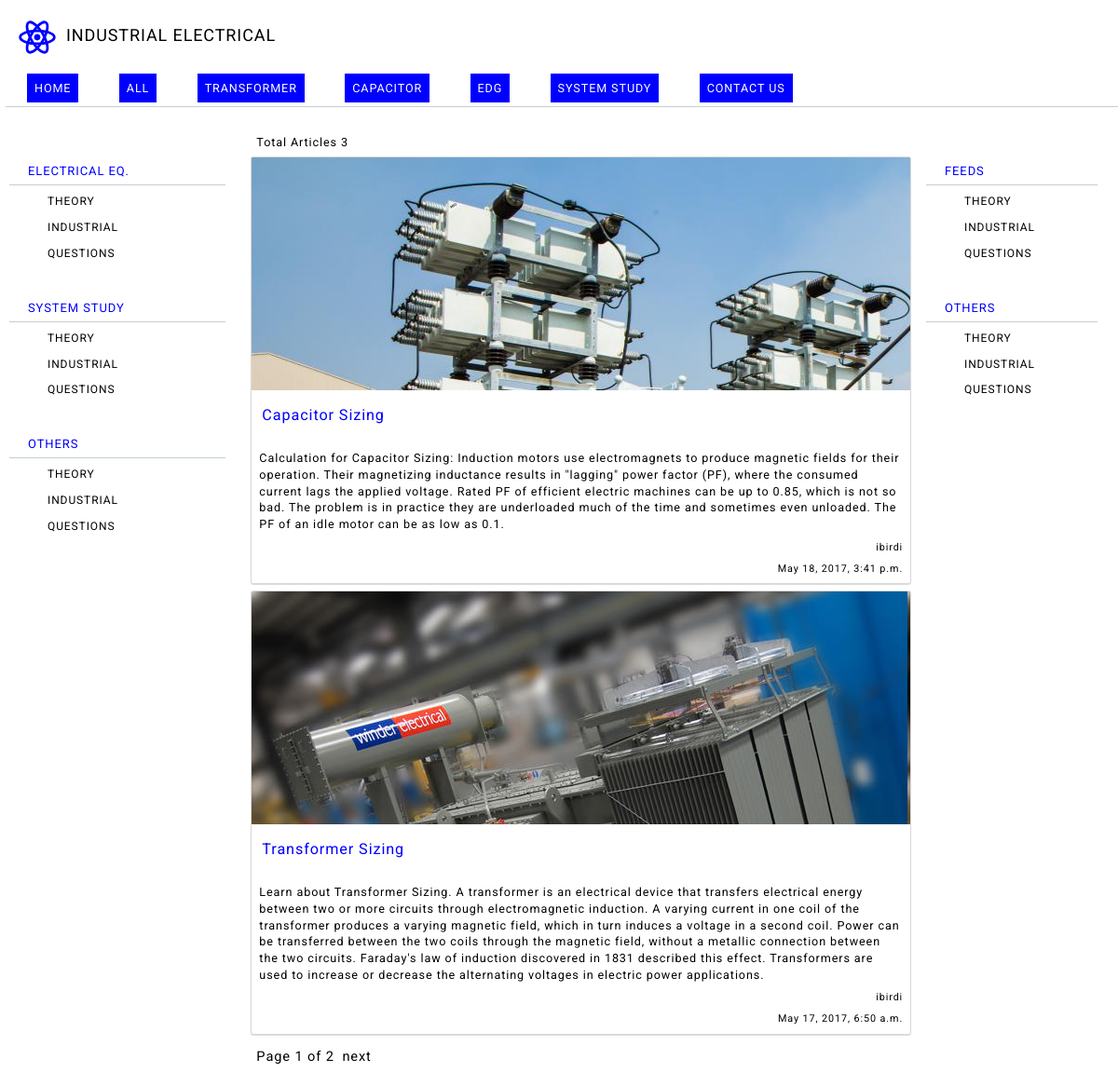
The page / on the database its author committed.
### articles/models.py (models this page shows, shortened)
class Articles(models.Model):
	title = models.CharField(max_length=120)
	content = models.TextField()
	auther = models.CharField(max_length=120, default='ibirdi')
	path = models.CharField(max_length=120, default='icharan')
	imgpath = models.CharField(max_length=120, default='icharan')
	topic = models.CharField(max_length=120, default='Transformer')
	updated = models.DateTimeField(auto_now=True, auto_now_add=False)
	timestamp = models.DateTimeField(auto_now=False, auto_now_add=True)
	class Meta:
		ordering = ["-timestamp", "-updated"]

### articles/views.py (the view)
# urls.py: url(r'^$', views.index, name='index'),
def index(request):
	total = Articles.objects.all().count()
	articles = Articles.objects.all()
	paginator = Paginator(articles, 2) # Show 25 contacts per page
	page = request.GET.get('page')
	try:
		latest_articles = paginator.page(page)
	except PageNotAnInteger:
		latest_articles = paginator.page(1)
	except EmptyPage:
		latest_articles = paginator.page(paginator.num_pages)
	context = {'latest_articles': latest_articles, 'total': total, 'latest_articles': latest_articles}
	return render(request, 'index.html', context)

### articles/templates/index.html (shortened to what this page needs)
{% extends "base.html" %}
{% block content %}
<p>Total Articles {{ total }}</p>
    {% if latest_articles %}
    		{% for articles in latest_articles %}
                <div id="outer">
                    <div id="img" style="height: 250px; background-image: url('{{ articles.imgpath }}');">
                    </div>
                    <div>
                        <p id="title"> <a href="{% url articles.path %}"> {{ articles.title }} </a></p>
                        <p>{{ articles.content }}</p>
                        <p class="date">{{ articles.auther }}</p>
                        <p class="date">{{ articles.updated }}</p>
                    </div>
                </div>
    		{% endfor %}
    {% else %}
    	<p>No Articles is there.</p>
    {% endif %}
            <div class="pagination">
                <span class="step-links">
                <span class="current">
                    Page {{ latest_articles.number }} of {{ latest_articles.paginator.num_pages }}
                </span>
                    {% if latest_articles.has_next %}
                        <a href="?page={{ latest_articles.next_page_number }}">next</a>
                    {% endif %}
                </span>
            </div>
{% endblock %}

### articles/templates/base.html (shortened to what this page needs)
<!DOCTYPE html>
<html>
<head>
	<link rel="stylesheet" type="text/css" href="/static/articles/css/normalize.css">
	<link rel="stylesheet" type="text/css" href="/static/articles/css/index.css">
	<link rel="stylesheet" type="text/css" href="/static/articles/css/base.css">
</head>
<body>
	<div id="header">
		<div>
			<div style="width: 100%; height: auto; margin: 0;">
				<a href="http://127.0.0.1:8000" id="logo">
					<span align="auto">INDUSTRIAL ELECTRICAL </span>
				</a>
			</div>
		</div>
		<div class="top">
				<ul class="toplist">
					<li><a href="https://medium.com/">HOME</a></li>
					<li><a href="https://medium.com/">ALL</a></li>
					<li><a href="https://medium.com/">TRANSFORMER</a></li>
					<li><a href="https://medium.com/">CAPACITOR</a></li>
					<li><a href="https://medium.com/">EDG</a></li>
					<li><a href="https://medium.com/">SYSTEM STUDY</a></li>
					<li><a href="https://medium.com/">CONTACT US</a></li>
				</ul>
		</div>
	</div>
	<div class="home-container">
			<div id="leftbar">
				<div class="intro-holder">
						<div class="text_left">Electrical Eq.</div>
								<div class="div-category-text"><a href="http://127.0.0.1:8000/">Theory</a></div>
								<div class="div-category-text"><a href="http://127.0.0.1:8000/">Industrial</a></div>
								<div class="div-category-text"><a href="http://127.0.0.1:8000/">Questions</a></div>
				</div>
				<div class="intro-holder">
						<div class="text_left">System Study</div>
								<div class="div-category-text"><a href="http://127.0.0.1:8000/">Theory</a></div>
								<div class="div-category-text"><a href="http://127.0.0.1:8000/">Industrial</a></div>
								<div class="div-category-text"><a href="http://127.0.0.1:8000/">Questions</a></div>
				</div>
				<div class="intro-holder">
						<div class="text_left">Others</div>
								<div class="div-category-text"><a href="http://127.0.0.1:8000/">Theory</a></div>
								<div class="div-category-text"><a href="http://127.0.0.1:8000/">Industrial</a></div>
								<div class="div-category-text"><a href="http://127.0.0.1:8000/">Questions</a></div>
				</div>
			</div>
			<div id="middlebar">
				{% block content %}{% endblock %}
			</div>
			<div id="rightbar">
				<div class="intro-holder">
						<div class="text_left">Feeds</div>
								<div class="div-category-text"><a href="http://127.0.0.1:8000/admin/">Theory</a></div>
								<div class="div-category-text"><a href="http://127.0.0.1:8000/">Industrial</a></div>
								<div class="div-category-text"><a href="http://127.0.0.1:8000/">Questions</a></div>
				</div>
				<div class="intro-holder">
						<div class="text_left">Others</div>
								<div class="div-category-text"><a href="http://127.0.0.1:8000/">Theory</a></div>
								<div class="div-category-text"><a href="http://127.0.0.1:8000/">Industrial</a></div>
								<div class="div-category-text"><a href="http://127.0.0.1:8000/">Questions</a></div>
				</div>
			</div>
	</div>
</body>
</html>

### articles/static/articles/css/index.css (style rules this page uses)
#title { margin: 5px 5px 10px 5px; font-size: 1em; color: blue; font-style: bold; }
p { margin: 4px 4px; font-size: 0.7em; }
.date { font-size: 0.6em; text-align: right; }
#outer { width: 100%; border: 0.2px solid rgba(0, 0, 0, 0.15); margin: 0 0 7px 0; padding: 0; border-radius: 3px; box-shadow: 0 1px 1px 0 rgba(0, 0, 0, 0.15); //display: inline-block; }
#outer { background-size: contain; background-repeat: no-repeat; position: static; background-position: 50% 50%; }
#outer a { color: blue; margin: 5px 0px 10px 0px; display: inline-block; }
.pagination span, a { font-size: 0.9em; }

### articles/static/articles/css/base.css (style rules this page uses)
* { margin: 0px; padding: 2px; box-sizing: border-box; color: black; font-family: 'Roboto'; font-weight: 400; letter-spacing: 0.9px; line-height: 1.4em; }
body { margin: 0px; font-size: 18px; }
li { font-size: 1em; text-align: left; margin-bottom: 7px; }
html, body { height: auto; width: 100%; }
#header { position: fixed; background-color: white; width: 100%; }
.home-container { max-width: 100%; height: auto; margin-left: auto; margin-right: auto; margin-top: 130px; }
#leftbar { position: fixed; float: left; width: 20%; min-height: 100%; font-size: 0.9em; text-transform: uppercase; letter-spacing: 2px; text-align: left; margin-bottom: 15px; color: #aaaaaa; }
#middlebar { float: left; width: 60%; font-size: 1em; letter-spacing: 2px; text-align: left; margin-bottom: 15px; color: #aaaaaa; margin-left: 22%; }
#rightbar { position: fixed; float: left; width: 16%; min-height: 100%; font-size: 0.9em; text-transform: uppercase; letter-spacing: 2px; text-align: left; color: #aaaaaa; margin-left: 82%; margin-top: 0; border: solid; border-width: 0px; border-color: rgba(96, 125, 139, 0.38); }
#logo { display: inline-block; margin: 4px; }
#logo span { font-size: 18px; }
#logoicon { display: inline-block; vertical-align: middle; }
.top { width:100%; margin: 2px 0; padding-bottom: 7px; border-bottom: solid; border-bottom-width: 0.3px; border-color: rgba(96, 125, 139, 0.38); }
.top li a { padding: 8px; border: solid; color: white; background-color: blue; border-radius: 0px; }
.text_left { width: 100%; padding: 35px 20px 5px 20px; color: blue; margin-bottom: 7px; border-bottom: 1px solid rgba(96, 125, 139, 0.38); font-size: 13px; }
.div-category-text { width: 70%; margin-top: 7px; font-size: 12px; display: table; margin-left: 37px; padding: 2px; }
.div-category-text a { text-align: left; font-size: 12px; }
.toplist li { display:inline; padding: 2rem 1rem; font-size: 14px; font-weight: 800; }
a { text-decoration: none; text-align: center; }

### rows shown on the page
Articles: imgpath (picture), title "Capacitor Sizing", content "Calculation for Capacitor Sizing: Induction motors use electromagnets to produce magnetic fields for their operation. Their magnetizing inductance results in \"lagging\" power factor (PF), where the consumed current lags the applied voltage. Rated PF of efficient electric machines can be up to 0.85, which is not so bad. The problem is in practice they are underloaded much of the time and sometimes even unloaded. The PF of an idle motor can be as low as 0.1.", auther "ibirdi", updated "May 18, 2017, 3:41 p.m."
Articles: imgpath (picture), title "Transformer Sizing", content "Learn about Transformer Sizing. A transformer is an electrical device that transfers electrical energy between two or more circuits through electromagnetic induction. A varying current in one coil of the transformer produces a varying magnetic field, which in turn induces a voltage in a second coil. Power can be transferred between the two coils through the magnetic field, without a metallic connection between the two circuits. Faraday's law of induction discovered in 1831 described this effect. Transformers are used to increase or decrease the alternating voltages in electric power applications.", auther "ibirdi", updated "May 17, 2017, 6:50 a.m."

### other values the page prints
{{ total }} "3"
{{ latest_articles.number }} "1"
{{ latest_articles.paginator.num_pages }} "2"
